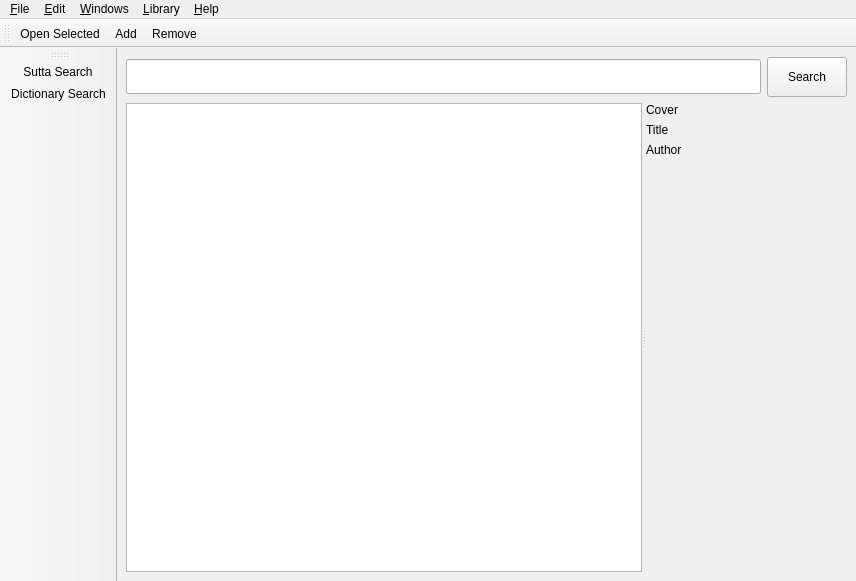
<?xml version="1.0" encoding="UTF-8"?>
<ui version="4.0">
 <class>LibraryBrowserWindow</class>
 <widget class="QMainWindow" name="LibraryBrowserWindow">
  <property name="geometry">
   <rect>
    <x>0</x>
    <y>0</y>
    <width>856</width>
    <height>581</height>
   </rect>
  </property>
  <property name="windowTitle">
   <string>Library - Simsapa</string>
  </property>
  <widget class="QWidget" name="central_widget">
   <layout class="QHBoxLayout" name="horizontalLayout_2">
    <item>
     <layout class="QVBoxLayout" name="main_layout">
      <item>
       <layout class="QHBoxLayout" name="searchbar_layout">
        <property name="sizeConstraint">
         <enum>QLayout::SetMinimumSize</enum>
        </property>
        <item>
         <widget class="QLineEdit" name="search_input">
          <property name="minimumSize">
           <size>
            <width>0</width>
            <height>35</height>
           </size>
          </property>
          <property name="clearButtonEnabled">
           <bool>true</bool>
          </property>
         </widget>
        </item>
        <item>
         <widget class="QPushButton" name="search_button">
          <property name="minimumSize">
           <size>
            <width>0</width>
            <height>40</height>
           </size>
          </property>
          <property name="text">
           <string>Search</string>
          </property>
         </widget>
        </item>
       </layout>
      </item>
      <item>
       <widget class="QSplitter" name="splitter">
        <property name="sizePolicy">
         <sizepolicy hsizetype="Expanding" vsizetype="Expanding">
          <horstretch>0</horstretch>
          <verstretch>0</verstretch>
         </sizepolicy>
        </property>
        <property name="orientation">
         <enum>Qt::Horizontal</enum>
        </property>
        <widget class="QWidget" name="verticalLayoutWidget_2">
         <layout class="QVBoxLayout" name="documents_layout">
          <item>
           <widget class="QListView" name="documents_list"/>
          </item>
         </layout>
        </widget>
        <widget class="QWidget" name="verticalLayoutWidget_3">
         <layout class="QVBoxLayout" name="info_layout">
          <item>
           <widget class="QLabel" name="doc_cover">
            <property name="minimumSize">
             <size>
              <width>100</width>
              <height>0</height>
             </size>
            </property>
            <property name="text">
             <string>Cover</string>
            </property>
            <property name="alignment">
             <set>Qt::AlignLeading|Qt::AlignLeft|Qt::AlignTop</set>
            </property>
           </widget>
          </item>
          <item>
           <widget class="QLabel" name="doc_title">
            <property name="text">
             <string>Title</string>
            </property>
            <property name="alignment">
             <set>Qt::AlignLeading|Qt::AlignLeft|Qt::AlignTop</set>
            </property>
           </widget>
          </item>
          <item>
           <widget class="QLabel" name="doc_author">
            <property name="text">
             <string>Author</string>
            </property>
            <property name="alignment">
             <set>Qt::AlignLeading|Qt::AlignLeft|Qt::AlignTop</set>
            </property>
           </widget>
          </item>
          <item>
           <widget class="QLabel" name="label">
            <property name="sizePolicy">
             <sizepolicy hsizetype="Preferred" vsizetype="Expanding">
              <horstretch>0</horstretch>
              <verstretch>0</verstretch>
             </sizepolicy>
            </property>
            <property name="text">
             <string/>
            </property>
           </widget>
          </item>
         </layout>
        </widget>
       </widget>
      </item>
     </layout>
    </item>
   </layout>
  </widget>
  <widget class="QMenuBar" name="menubar">
   <property name="geometry">
    <rect>
     <x>0</x>
     <y>0</y>
     <width>856</width>
     <height>25</height>
    </rect>
   </property>
   <widget class="QMenu" name="menu_File">
    <property name="title">
     <string>&amp;File</string>
    </property>
    <addaction name="action_Open"/>
    <addaction name="action_Close_Window"/>
    <addaction name="separator"/>
    <addaction name="action_Quit"/>
   </widget>
   <widget class="QMenu" name="menu_Edit">
    <property name="title">
     <string>&amp;Edit</string>
    </property>
    <addaction name="action_Copy"/>
    <addaction name="action_Paste"/>
   </widget>
   <widget class="QMenu" name="menu_Windows">
    <property name="title">
     <string>&amp;Windows</string>
    </property>
    <addaction name="action_Sutta_Search"/>
    <addaction name="action_Dictionary_Search"/>
    <addaction name="action_Dictionaries_Manager"/>
    <addaction name="action_Document_Reader"/>
    <addaction name="action_Library"/>
    <addaction name="action_Memos"/>
    <addaction name="action_Links"/>
   </widget>
   <widget class="QMenu" name="menu_Help">
    <property name="title">
     <string>&amp;Help</string>
    </property>
    <addaction name="action_Website"/>
    <addaction name="action_About"/>
   </widget>
   <widget class="QMenu" name="menu_Library">
    <property name="title">
     <string>&amp;Library</string>
    </property>
    <addaction name="action_Open_Selected"/>
    <addaction name="action_Add"/>
    <addaction name="action_Remove"/>
   </widget>
   <addaction name="menu_File"/>
   <addaction name="menu_Edit"/>
   <addaction name="menu_Windows"/>
   <addaction name="menu_Library"/>
   <addaction name="menu_Help"/>
  </widget>
  <widget class="QToolBar" name="toolBar">
   <property name="windowTitle">
    <string>toolBar</string>
   </property>
   <attribute name="toolBarArea">
    <enum>LeftToolBarArea</enum>
   </attribute>
   <attribute name="toolBarBreak">
    <bool>false</bool>
   </attribute>
   <addaction name="action_Sutta_Search"/>
   <addaction name="action_Dictionary_Search"/>
  </widget>
  <widget class="QToolBar" name="toolBar_2">
   <property name="windowTitle">
    <string>toolBar_2</string>
   </property>
   <attribute name="toolBarArea">
    <enum>TopToolBarArea</enum>
   </attribute>
   <attribute name="toolBarBreak">
    <bool>false</bool>
   </attribute>
   <addaction name="action_Open_Selected"/>
   <addaction name="action_Add"/>
   <addaction name="action_Remove"/>
  </widget>
  <action name="action_Copy">
   <property name="text">
    <string>&amp;Copy</string>
   </property>
  </action>
  <action name="action_Paste">
   <property name="text">
    <string>&amp;Paste</string>
   </property>
  </action>
  <action name="action_Quit">
   <property name="icon">
    <iconset resource="../icons.qrc">
     <normaloff>:/close</normaloff>:/close</iconset>
   </property>
   <property name="text">
    <string>&amp;Quit Simsapa</string>
   </property>
   <property name="shortcut">
    <string>Ctrl+Q</string>
   </property>
  </action>
  <action name="action_Sutta_Search">
   <property name="icon">
    <iconset resource="../icons.qrc">
     <normaloff>:/book</normaloff>:/book</iconset>
   </property>
   <property name="text">
    <string>&amp;Sutta Search</string>
   </property>
   <property name="shortcut">
    <string>F5</string>
   </property>
  </action>
  <action name="action_Dictionary_Search">
   <property name="icon">
    <iconset resource="../icons.qrc">
     <normaloff>:/dictionary</normaloff>:/dictionary</iconset>
   </property>
   <property name="text">
    <string>&amp;Dictionary Search</string>
   </property>
   <property name="shortcut">
    <string>F6</string>
   </property>
  </action>
  <action name="action_About">
   <property name="text">
    <string>&amp;About</string>
   </property>
  </action>
  <action name="action_Website">
   <property name="text">
    <string>&amp;Website</string>
   </property>
  </action>
  <action name="action_Close_Window">
   <property name="text">
    <string>&amp;Close Window</string>
   </property>
  </action>
  <action name="action_Open">
   <property name="text">
    <string>&amp;Open...</string>
   </property>
   <property name="shortcut">
    <string>Ctrl+O</string>
   </property>
  </action>
  <action name="action_Document_Reader">
   <property name="text">
    <string>D&amp;ocument Reader</string>
   </property>
   <property name="toolTip">
    <string>Document Reader</string>
   </property>
   <property name="shortcut">
    <string>F7</string>
   </property>
  </action>
  <action name="action_Add">
   <property name="text">
    <string>&amp;Add...</string>
   </property>
  </action>
  <action name="action_Remove">
   <property name="text">
    <string>&amp;Remove</string>
   </property>
   <property name="shortcut">
    <string>Del</string>
   </property>
  </action>
  <action name="action_Open_Selected">
   <property name="text">
    <string>&amp;Open Selected</string>
   </property>
  </action>
  <action name="action_Library">
   <property name="text">
    <string>&amp;Library</string>
   </property>
   <property name="shortcut">
    <string>F8</string>
   </property>
  </action>
  <action name="action_Memos">
   <property name="text">
    <string>&amp;Memos</string>
   </property>
   <property name="toolTip">
    <string>Memos</string>
   </property>
   <property name="shortcut">
    <string>F9</string>
   </property>
  </action>
  <action name="action_Dictionaries_Manager">
   <property name="text">
    <string>Dictionaries &amp;Manager</string>
   </property>
   <property name="shortcut">
    <string>F10</string>
   </property>
  </action>
  <action name="action_Links">
   <property name="text">
    <string>&amp;Links</string>
   </property>
   <property name="shortcut">
    <string>F11</string>
   </property>
  </action>
 </widget>
 <resources>
  <include location="../icons.qrc"/>
 </resources>
 <connections/>
 <slots>
  <slot>_handle_query()</slot>
 </slots>
</ui>
